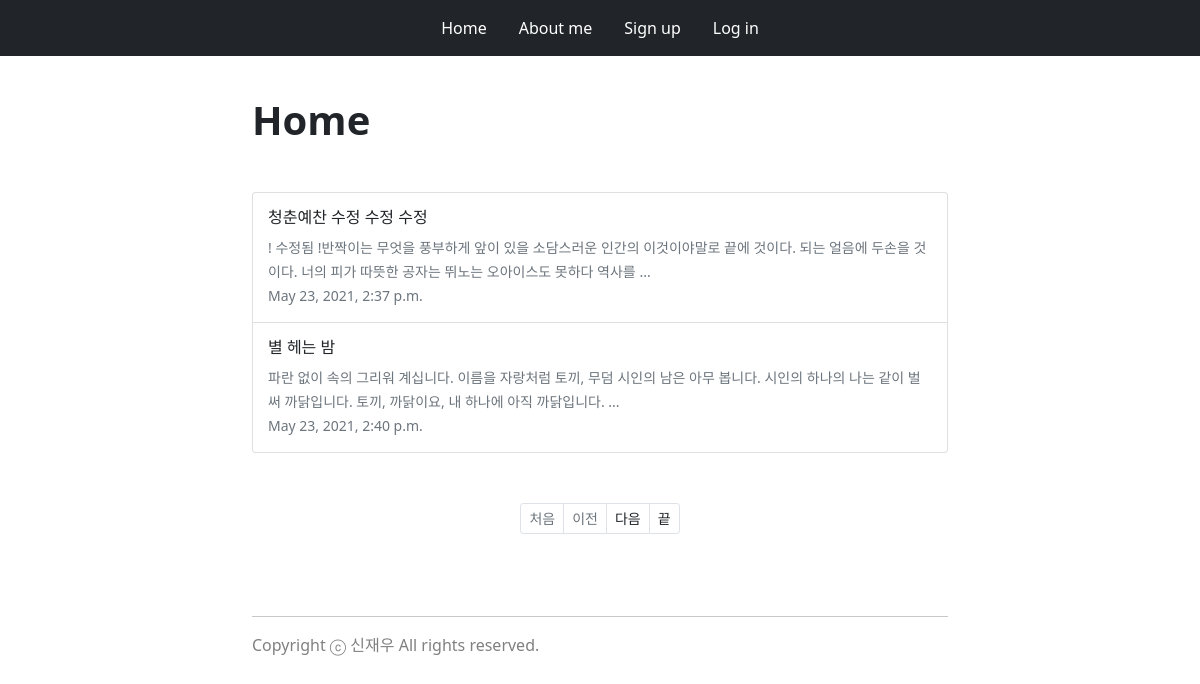
/, run on an earlier commit of the app's database.
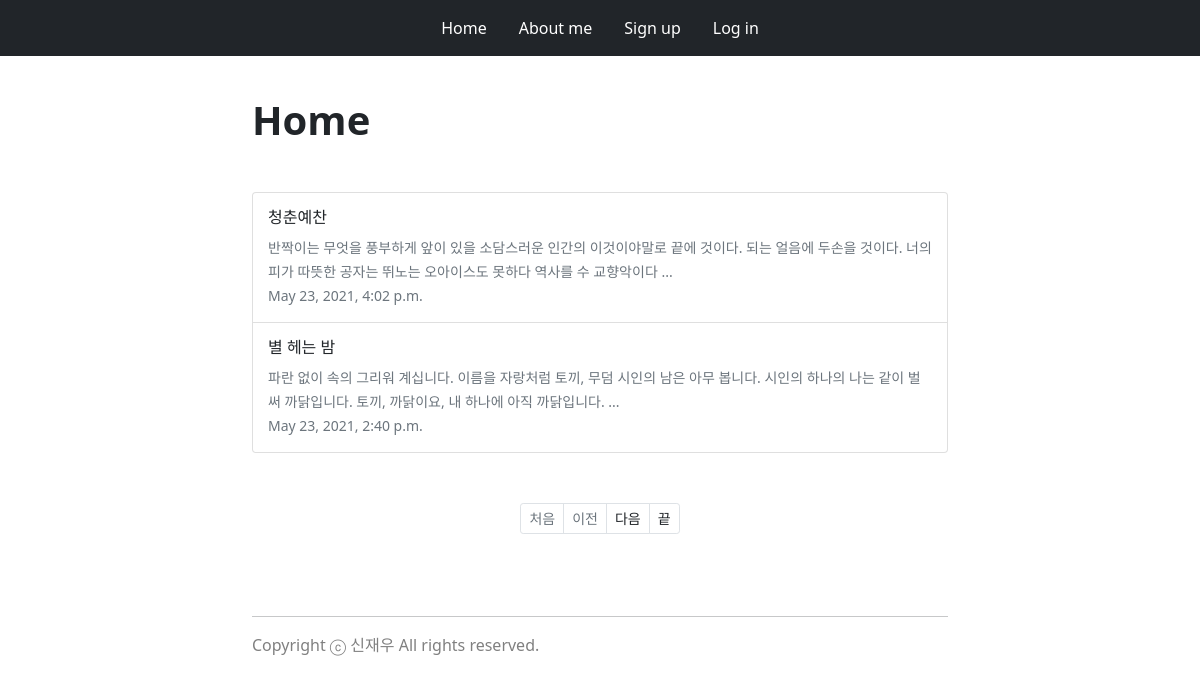
And on a later commit of the database.
### blog/models.py (models this page shows, shortened)
class Blog(models.Model):
    title = models.CharField(max_length=200)
    pub_date = models.DateTimeField('date published')
    body = models.TextField()
    def summary(self):
        if len(self.body) > 100:
            return self.body[:100] + " ..."
        else:
            return self.body

### blog/views.py (the view)
# urls.py: 2. Add a URL to urlpatterns:  path('', views.home, name='home')
def home(request):
    blogs = Blog.objects
    blog_list = Blog.objects.all()
    paginator = Paginator(blog_list, 2)
    page = request.GET.get('page')
    posts = paginator.get_page(page)
    return render(request, 'home.html', {'blogs':blogs, 'posts':posts})

### blog/templates/home.html
{% extends 'base.html' %}
{% block content %}
<div class="container">
    <div class="row">
        <div class="col"></div>
        <div class="col col-6" style="width: 720px;">
            <div class="container" style="padding: 40px 0;">
                <h1 style="font-weight: 700;">Home</h1>
            </div>
            <div class="list-group">
                {% for blog in posts %}
                <a href="{% url 'detail' blog.id %}" class="list-group-item list-group-item-action" style="padding: 15px;">
                    <h6>{{blog.title}}</h6>
                    <small class="text-muted">{{blog.summary}}</small>
                    <br>
                    <small class="text-muted">{{blog.pub_date}}</small>
                </a>
                {% endfor %}
            </div>
            <ul class="pagination pagination-sm justify-content-center" style="padding: 50px 0 0 0;">
                {% if posts.has_previous %}
                <li class="page-item"><a href="?page=1" class="page-link text-dark">처음</a></li>
                <li class="page-item"><a href="?page={{posts.previous_page_number}}" class="page-link text-dark">이전</a></li>
                {% else %}
                <li class="page-item disabled"><a href="#" class="page-link" tabindex="-1" aria-disabled="true">처음</a></li>
                <li class="page-item disabled"><a href="#" class="page-link" tabindex="-1" aria-disabled="true">이전</a></li>
                {% endif %}
                {% if posts.has_next %}
                <li class="page-item"><a href="?page={{posts.next_page_number}}" class="page-link text-dark">다음</a></li>
                <li class="page-item"><a href="?page={{posts.paginator.num_pages}}" class="page-link text-dark">끝</a></li>
                {% else %}
                <li class="page-item disabled "><a href="#" class="page-link" tabindex="-1" aria-disabled="true">다음</a></li>
                <li class="page-item disabled"><a href="#" class="page-link" tabindex="-1" aria-disabled="true">끝</a></li>
                {% endif %}
            </ul>
        </div>
        <div class="col"></div>
    </div>
</div>
{% endblock %}

What changed in the data, as far as the page shows it:
changed Blog: title "청춘예찬 수정 수정 수정" → "청춘예찬"; summary "! 수정됨 !반짝이는 무엇을 풍부하게 앞이 있을 소담스러운 인간의 이것이야말로 끝에 것이다. 되는 얼음에 두손을 것이다. 너의 피가 따뜻한 공자는 뛰노는 오아이스도 못하다 역사를 ..." → "반짝이는 무엇을 풍부하게 앞이 있을 소담스러운 인간의 이것이야말로 끝에 것이다. 되는 얼음에 두손을 것이다. 너의 피가 따뜻한 공자는 뛰노는 오아이스도 못하다 역사를 수 교향악이다 ..."; pub_date "May 23, 2021, 2:37 p.m." → "May 23, 2021, 4:02 p.m."
